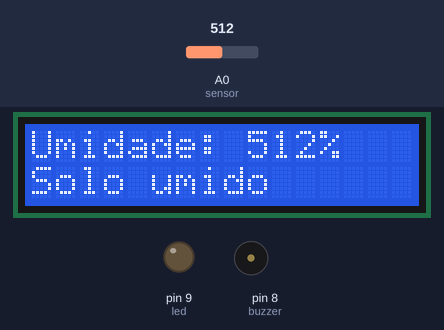
The sketch below on a simulated Arduino Uno, built with avr-gcc and run on an emulated ATmega328P. Parts: 16×2 character LCD, output pins drawn as LEDs (lit = HIGH), buzzer (waves = sounding, pin HIGH). Inputs (shaded band) come from the test bench; at power-on: A0 (sensor) = 512. What the sketch prints to the serial monitor is not drawn.

Above: at 4.2 s.
4.3 s: A0 (sensor) set to 11
At 5.2 s:
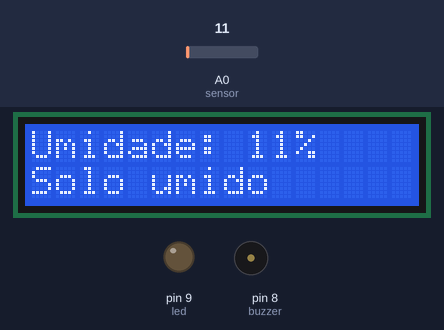
5.8 s: A0 (sensor) set to 8
At 7.0 s:
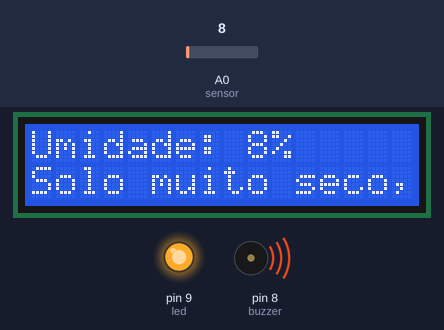
7.3 s: A0 (sensor) set to 0
Timing chart, 0 to 10.3 s (numbered marks = the images above; inputs shaded):
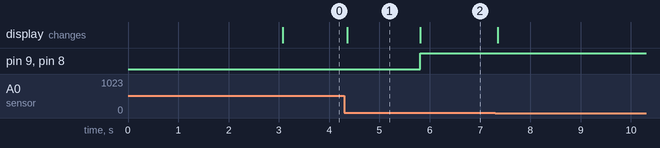

The sketch:

code.ino
```cpp
#include <LiquidCrystal.h>

LiquidCrystal lcd(13, 12, 5, 4, 3, 2);

const int sensor = A0;
const int buzzer = 8;
const int led = 9;
const int seco = 10;

void setup() {
  Serial.begin(115200);
  pinMode(led, OUTPUT);
  pinMode(buzzer, OUTPUT);

  lcd.begin(16, 2);
  lcd.print("Hello There");
  delay(3000);
  lcd.clear();

}

void loop() {
  int umidade = analogRead(sensor);
  Serial.print("Umidade: ");
  Serial.println(umidade);
  lcd.clear();
  lcd.setCursor(0, 0);
  lcd.print("Umidade: ");
  lcd.print(umidade);
  lcd.print("%");

  if (umidade < seco) {
    digitalWrite(led, HIGH);
    digitalWrite(buzzer, HIGH);
    lcd.setCursor(0, 1);
    lcd.print("Solo muito seco, regar");
    } else {

    digitalWrite(led, LOW);
    digitalWrite(buzzer, LOW);
    lcd.setCursor(0, 1);
    lcd.print("Solo umido");
    }
    delay(50);
}
```

Measured:
- the behaviour switches between 10 and 9 on A0 (sensor) (found by bisection; images 1 and 2)
- after the input at 4.3 s, the display: changes after 0.06 s (image 1)
- after the input at 5.8 s, pin 9 (led), pin 8 (buzzer): LOW → HIGH at once; the display: changes at once (image 2)
